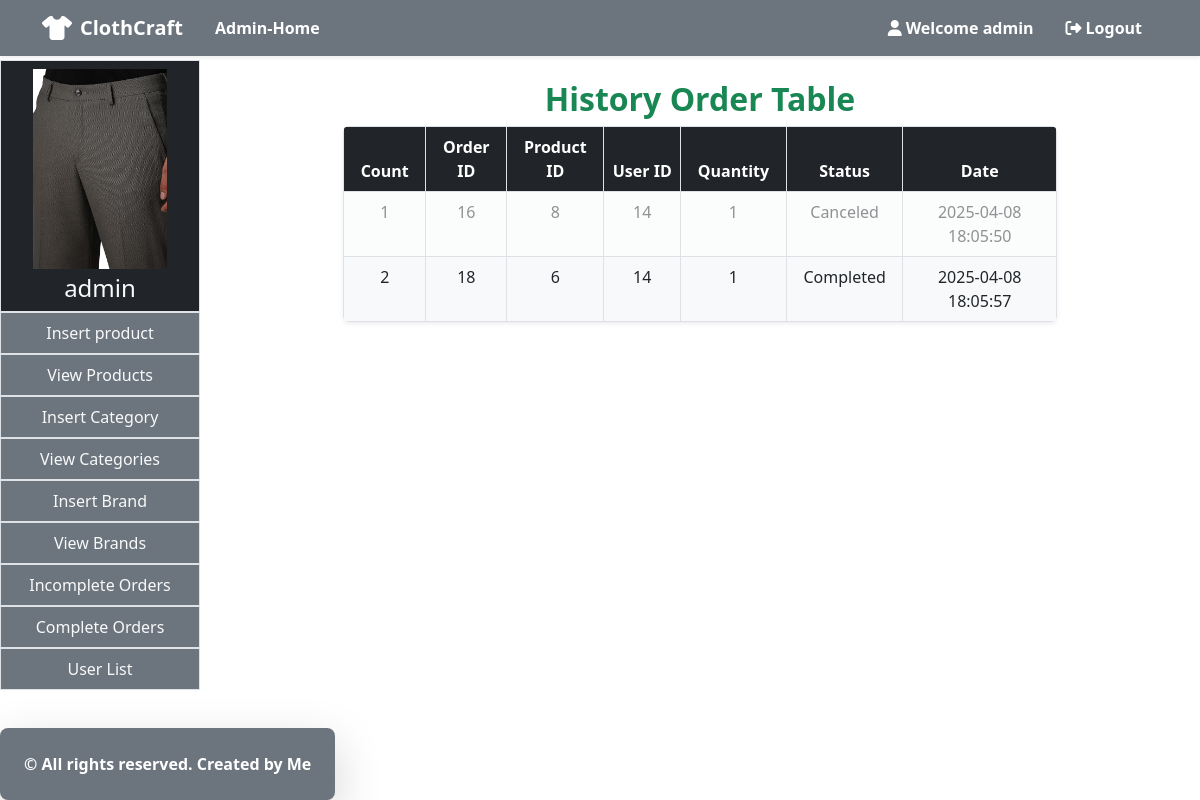
/admin_area/?complete_orders (signed in), run on the app's committed database.
### tables this page shows
CREATE TABLE `order_history` (
  `id` int(11) NOT NULL,
  `order_id` int(11) NOT NULL,
  `user_id` int(11) NOT NULL,
  `product_id` int(11) NOT NULL,
  `quantity` int(11) NOT NULL,
  `status` varchar(20) NOT NULL,
  `DATE` timestamp NULL DEFAULT current_timestamp()
);

### admin_area/complete_orders.php (the view)
<div class="d-flex align-items-center justify-content-center min-vh-50">
    <div class="container mt-4">
        <h2 class="text-center text-success fw-bold">History Order Table</h2>
        <div class="table-responsive rounded shadow-sm overflow-hidden col-md-9 mx-auto">
            <table class="table table-bordered mb-0">
                <thead class="position-sticky top-0 z-1">
                    <tr>
                        <th class="col-1 text-center bg-dark text-white">Count</th>
                        <th class="col-1 text-center bg-dark text-white">Order ID</th>
                        <th class="col-1 text-center bg-dark text-white">Product ID</th>
                        <th class="col-1 text-center bg-dark text-white">User ID</th>
                        <th class="col-1 text-center bg-dark text-white">Quantity</th>
                        <th class="col-1 text-center bg-dark text-white">Status</th>
                        <th class="col-2 text-center bg-dark text-white">Date</th>
                    </tr>
                </thead>
                <tbody>
                    <?php
                    $query = "SELECT * FROM `order_history`";
                    $result = $conn->query($query);
                    $count = 1;
                    foreach ($result as $row) {
                        $product_id = $row['product_id'];
                        $user_id = $row['user_id'];
                        $order_id = $row['order_id'];
                        $quantity = $row['quantity'];
                        $status = $row['status'];
                        $date = $row['DATE'];
                        $row_class = ($status === 'canceled') ? 'opacity-50' : '';
                        echo "<tr class='border $row_class'>
                            <td class='bg-light text-center text-dark'>$count</td>
                            <td class='bg-light text-center text-dark'>$order_id</td>
                            <td class='bg-light text-center text-dark'>$product_id</td>
                            <td class='bg-light text-center text-dark'>$user_id</td>
                            <td class='bg-light text-center text-dark'>$quantity</td>
                            <td class='bg-light text-center text-dark text-capitalize'>$status</td>
                            <td class='bg-light text-center text-dark'>$date</td>
                        </tr>";
                        $count++;
                    }
                    ?>
                </tbody>
            </table>
        </div>
    </div>
</div>

### admin_area/index.php (shortened to what this page needs)
<!doctype html>
<html lang="en">
<head>
    <link href="https://cdn.jsdelivr.net/npm/bootstrap@5.3.3/dist/css/bootstrap.min.css" rel="stylesheet"
>
    <link rel="stylesheet" href="https://cdnjs.cloudflare.com/ajax/libs/animate.css/4.1.1/animate.min.css" />
    <link rel="stylesheet" href="style.css">
</head>
<body>
    <?php
    include('components/header.php');
    include('../database/db.php');
    if (isset($_GET['admin_register']) && !isset($_SESSION['admin'])) {
        include('admin_register.php');
    } else if (isset($_GET['admin_login']) && !isset($_SESSION['admin'])) {
        include('admin_login.php');
    } else if (!isset($_SESSION['admin'])) {
        header("Location: index.php?admin_login");
        exit();
    } else if (isset($_GET['logout'])) {
        session_unset();
        session_destroy();
        header("location: /cloth-store/");
    } else if (isset($_SESSION['admin'])) {
        $admin_id = $_SESSION['admin']['admin_id'];
        $admin_name = $_SESSION['admin']['admin_name'];
        $image = $conn->query("SELECT admin_image FROM `admin` WHERE admin_id = $admin_id")->fetch_assoc()['admin_image'];
        $admin_image = '../image/' . $image;
        ?>
                        <div class="d-flex container-fluid p-0 m-0">
                            <div class="col-md-2 bg-secondary p-0 m-0 mt-1 position-relative">
                                <div class="collapse d-md-block" id="sidebarMenu">
                                    <ul class="navbar-nav me-auto">
                                        <div>
                                            <li class="nav-item bg-dark text-white text-center border border-1">
                                                <a class="nav-link decoration-none text-light" href="#">
                                                    <div class="d-flex flex-column align-items-center">
                                                        <img src="<?php echo $admin_image; ?>" class="img-fluid"
                                                            style="height: 200px;  object-fit: cover; margin-bottom: 5px;">
                                                    </div>
                                                    <h4 class="mb-0"><?php echo $admin_name; ?></h4>
                                                </a>
                                            </li>
                                        </div>
                                        <li class="nav-item text-white text-center border border-1">
                                            <a class="nav-link decoration-none text-light" href="?insert_product">Insert product</a>
                                        </li>
                                        <li class="nav-item text-white text-center border border-1">
                                            <a class="nav-link decoration-none text-light" href="?view_product">View Products</a>
                                        </li>
                                        <li class="nav-item text-white text-center border border-1">
                                            <a class="nav-link decoration-none text-light" href="index.php?insert_category">Insert
                                                Category</a>
                                        </li>
                                        <li class="nav-item text-white text-center border border-1">
                                            <a class="nav-link decoration-none text-light" href="index.php?view_category">View
                                                Categories</a>
                                        </li>
                                        <li class="nav-item text-white text-center border border-1">
                                            <a class="nav-link decoration-none text-light" href="index.php?insert_brand">Insert Brand</a>
                                        </li>
                                        <li class="nav-item text-white text-center border border-1">
                                            <a class="nav-link decoration-none text-light" href="?view_brand">View Brands</a>
                                        </li>
                                        <li class="nav-item text-white text-center border border-1">
                                            <a class="nav-link decoration-none text-light" href="?incomplete_orders">Incomplete Orders</a>
                                        </li>
                                        <li class="nav-item text-white text-center border border-1">
                                            <a class="nav-link decoration-none text-light" href="?complete_orders">Complete Orders</a>
                                        </li>
                                        <li class="nav-item text-white text-center border border-1">
                                            <a class="nav-link decoration-none text-light" href="?user_list">User List</a>
                                        </li>
                                    </ul>
                                </div>
                            </div>
                            <div class="col-md-10">
                                <div class="container">
                        <?php
                        if (isset($_GET['insert_category'])) {
                            include('insert_category.php');
                        } else if (isset($_GET['insert_brand'])) {
                            include('insert_brand.php');
                        } else if (isset($_GET['remove_product'])) {
                            include('remove_product.php');
                        } else if (isset($_GET['view_category'])) {
                            include('view_category.php');
                        } else if (isset($_GET['insert_product'])) {
                            include('insert_product.php');
                        } else if (isset($_GET['view_product'])) {
                            include('view_product.php');
                        } else if (isset($_GET['view_brand'])) {
                            include('view_brand.php');
                        } else if (isset($_GET['edit_product'])) {
                            include('edit_product.php');
                        } else if (isset($_GET['incomplete_orders'])) {
                            include('incomplete_orders.php');
                        } else if (isset($_GET['user_list'])) {
                            include('user_list.php');
                        } else if (isset($_GET['complete_orders'])) {
                            include('complete_orders.php');
                        }
                        ?>
                                </div>
                            </div>
                        </div>
        <?php
    }
    ?>
    <div class="bg-secondary text-white p-4 text-center shadow-lg rounded-3 mt-5 footer">
        <p class="fw-bold mb-0">© All rights reserved. Created by Me</p>
    </div>
</body>
</html>

### style.css (style rules this page uses)
.footer { position: absolute; bottom: 0; }

### data on the page
order_history: order "16", product "8", user "14", quantity "1", status "Canceled", DATE "2025-04-08 18:05:50"
order_history: order "18", product "6", user "14", quantity "1", status "Completed", DATE "2025-04-08 18:05:57"

### other printed values
$_SESSION['admin']['admin_name'] "admin"
$admin_name "admin"
